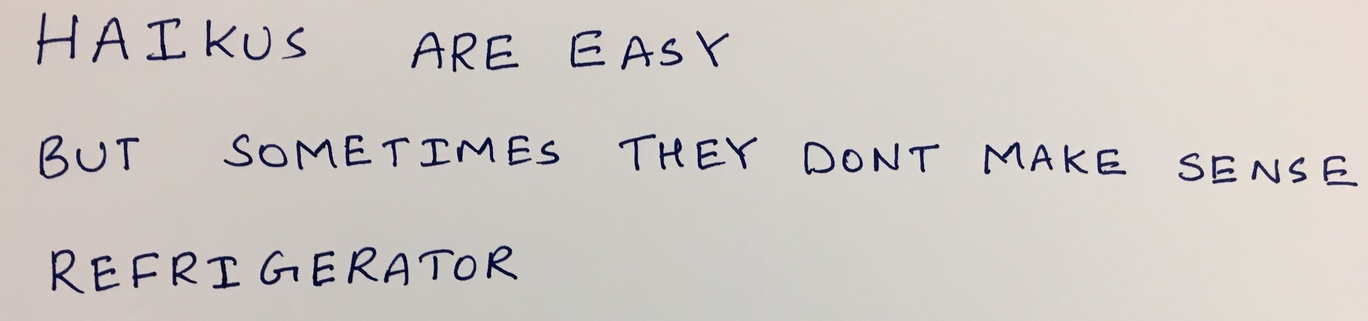
#> input picture hw3/images/03_haiku.jpg, 1368 x 321 px, shrunk from 3753 x 880 before the run
$ jupyter execute --allow-errors q4.ipynb
#> lines starting #> are read from the running program, lines starting #| are printed output that depends on the picture; after the words box and inside, x2 and y2 are one past the last pixel; in counts of white or black regions, pixels touching at a corner belong together
#> further down, image is the input picture: shape (321, 1368, 3); mean R, G, B 206.8, 201.2, 196.8
#                                    16720 (B) Neural Networks for Recognition - Assignment 3

     Instructor: Kris Kitani                       TAs: Qichen(Lead), Paritosh, Rawal, Yan, Zen, Wen-Hsuan

## Q4 Extract Text from Images (35 points)

**Please include all the write up answers below to theory.ipynb. For the questions need code, you need to include the screenshot of code to theory.ipynb to get points.**

<center>Sample image with handwritten characters annotated with boxes around each character</center>

Now that you have a network that can recognize handwritten letters with reasonable accuracy, you can now use it to parse text in an image. Given an image with some text on it, our goal is to have a function that returns the actual text in the image. However, since your neural network expects a a binary image with a single character, you will need to process the input image to extract each character. There are various approaches that can be done so feel free to use any strategy you like.

Here we outline one possible method, another is that given in a [tutorial](http://scikit-image.org/docs/dev/auto_examples/segmentation/plot_label.html)
1. Process the image ([blur](http://scikit-image.org/docs/dev/auto_examples/filters/plot_denoise.html), [threshold](http://scikit-image.org/docs/dev/api/skimage.filters.html#skimage.filters.try_all_threshold), [opening morphology](http://scikit-image.org/docs/dev/api/skimage.morphology.html#skimage.morphology.opening), etc. (perhaps in that order)) to classify all pixels as being part of a character or background.
2. Find connected groups of character pixels (see [skimage.measure.label](http://scikit-image.org/docs/dev/api/skimage.measure.html#skimage.measure.label)). Place a bounding box around each connected component.
3. Group the letters based on which line of the text they are a part of, and sort each group so that the letters are in the order they appear on the page.
4. Take each bounding box one at a time and resize it to $32\times 32$, classify it with your network, and report the characters in order (inserting spaces when it makes sense).

Since the network you trained likely does not have perfect accuracy, you can expect there to be some errors in your final text parsing. Whichever method you choose to implement for the character detection, you should be able to place a box on most of there characters in the image. We have provided you with **01\_list.jpg**, **02\_letters.jpg**, **03\_haiku.jpg** and **04\_deep.jpg** to test your implementation on.

### Q4.1 (3 points WriteUp)
The method outlined above is pretty simplistic, and makes several assumptions. What are two big assumptions that the sample method makes. In your writeup, include two example images where you expect the character detection to fail (either miss valid letters, or respond to non-letters).

<font color="red">**Please include the write up answer to theory.ipynb**</font>

### Q4.2 (13 points Code+WriteUp)
Find letters in the image. Given an RGB image, this function should return bounding boxes for all of the located handwritten characters in the image, as well as a binary black-and-white version of the image \texttt{im}. Each row of the matrix should contain **[y1,x1,y2,x2]** the positions of the top-left and bottom-right corners of the box. The black and white image should be floating point, 0 to 1, with the characters in black and background in white.

<font color="red">**Please include the write up answer and the screenshot of code to theory.ipynb**</font>

[cell 1]
import numpy as np
import functools

import skimage
import skimage.measure
import skimage.color
import skimage.restoration
import skimage.io
import skimage.filters
import skimage.morphology
import skimage.segmentation

import matplotlib.pyplot as plt

def sort_key(item1, item2):
    line_thres = 150
    word_thres = 150

    if abs(item1[0] - item2[0]) < line_thres:
        return item1[1] - item2[1]

    return item1[0] - item2[0]


# takes a color image
# returns a list of bounding boxes and black_and_white image
def findLetters(image):
    bboxes = []
    bw = skimage.color.rgb2gray(image)
    # insert processing in here
    bw = skimage.restoration.denoise_tv_chambolle(bw)
    bw = skimage.morphology.opening(bw)
    bw = skimage.morphology.closing(bw)
    thres = skimage.filters.threshold_isodata(bw)
#> thres = 0.526

    background = bw >= thres
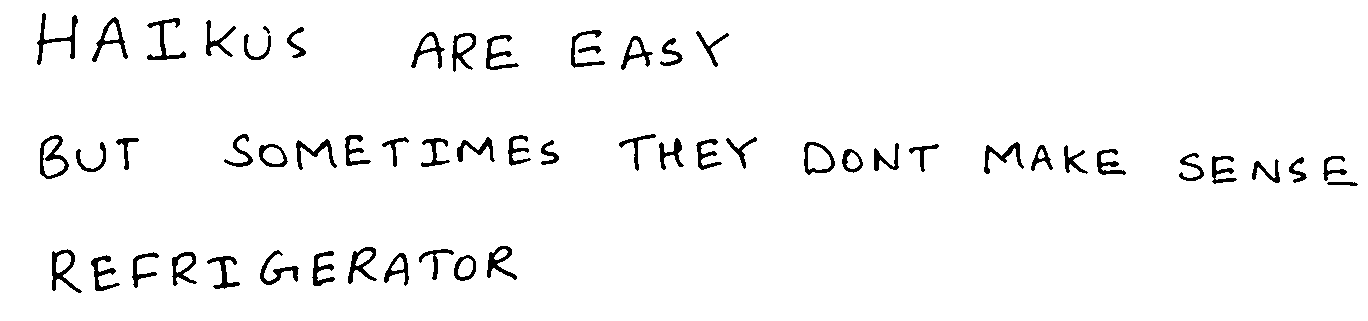
#> background: shape (321, 1368) bool; 96.2% white; 57 black regions, largest, box (x1, y1, x2, y2) and area: (37, 13, 78, 65) 487, (40, 135, 69, 179) 469, (52, 249, 82, 293) 443
    foreground = bw < thres
    bw[foreground] = 0
#> bw: shape (321, 1368) float64; min 0, max 0.875, mean 0.784
    bw[background] = 1
#> bw: shape (321, 1368) float64; values 0 (black) and 1 (white), 96.2% white; 57 black regions

    lab_bw = skimage.measure.label(bw, 1)
#> lab_bw: shape (321, 1368) int64; 58 distinct labels, from 0 to 57
    expanded = skimage.segmentation.expand_labels(lab_bw, distance=10)
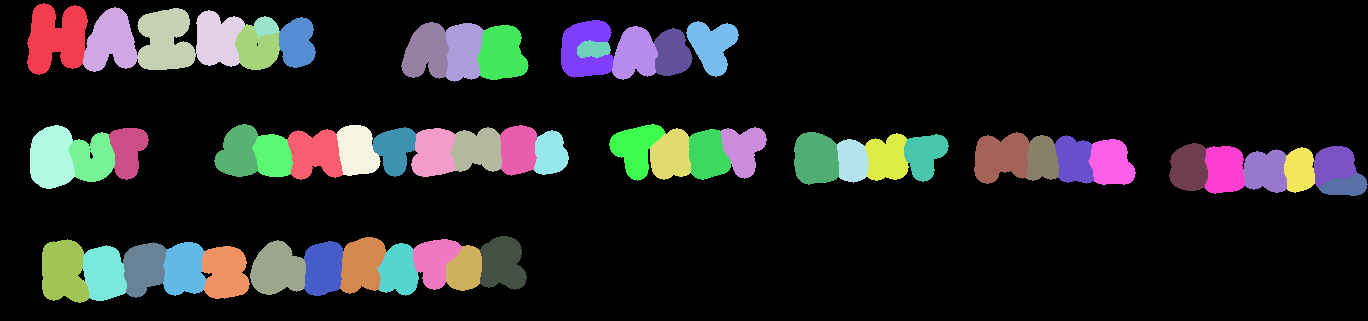
#> expanded: shape (321, 1368) int64; 58 distinct labels, from 0 to 57; one colour per label, 0 black
    regionprops = skimage.measure.regionprops(expanded)
#> regionprops = 57 regions; largest, box (x1, y1, x2, y2) and area: (27, 3, 88, 75) 3173, (137, 8, 196, 70) 2780, (42, 239, 89, 303) 2408, (83, 7, 138, 72) 2399, (30, 125, 75, 189) 2333
    bboxes = [region.bbox for region in regionprops if region.area > (2 * 1024)]
#> bboxes = [(3, 27, 75, 88), (7, 83, 72, 138), (8, 137, 70, 196), (10, 196, 67, 245), (20, 561, 78, 614), (25, 477, 80, 529), (125, 30, 189, 75), (129, 287, 180, 343), (132, 974, 184, 1029), (239, 42, 303, 89), (240, 250, 295, 306)]
    bboxes = sorted(bboxes, key=functools.cmp_to_key(sort_key))
#> bboxes = [(3, 27, 75, 88), (125, 30, 189, 75), (7, 83, 72, 138), (8, 137, 70, 196), (10, 196, 67, 245), (240, 250, 295, 306), (129, 287, 180, 343), (25, 477, 80, 529), (20, 561, 78, 614), (239, 42, 303, 89), (132, 974, 184, 1029)]

    return bboxes, bw

image = skimage.io.imread('images/03_haiku.jpg')
bboxes, bw = findLetters(image)

bw_marked = np.stack((bw, bw, bw), axis=-1)

for i in bboxes:
    rr, cc = skimage.draw.rectangle_perimeter((i[0], i[1]), (i[2], i[3]), shape=bw_marked.shape[:2])
    bw_marked[rr, cc] = [0, 255, 255]
#> this loop made 11 passes
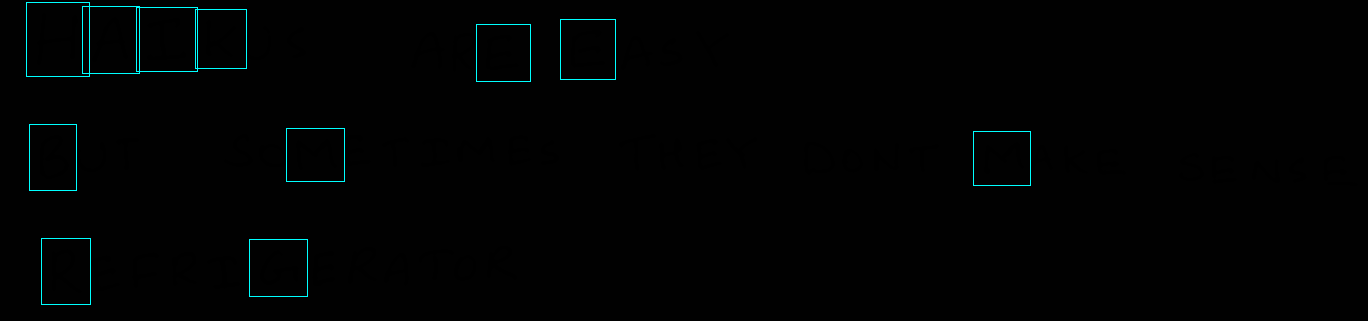
#> bw_marked: shape (321, 1368, 3) float64; mean of channels 0, 1, 2 1, 2.4, 2.4; drawn as R, G, B


plt.imshow(bw_marked, cmap='gray')
plt.show()

### Q4.3 (6 points Code+WriteUp)
Run `findLetters()` on all of the provided sample images in **images/**. Plot all of the located boxes on top of the image to show the accuracy of your `findLetters()` function. Include all the result images in your writeup.

<font color="red">**Please include the write up answer and the screenshot of code to theory.ipynb**</font>

[cell 2]
import os
import matplotlib.pyplot as plt
import matplotlib.patches

from ipynb.fs.defs.q2 import *

# do not include any more libraries here!
# no opencv, no sklearn, etc!
import warnings
warnings.simplefilter(action='ignore', category=FutureWarning)
warnings.simplefilter(action='ignore', category=UserWarning)

def get_patches(img_path, size=32, transpose=True):
#> called with img_path = '01_list.jpg', size = 32, transpose = True
    im1 = skimage.img_as_float(skimage.io.imread(os.path.join('images',img_path)))
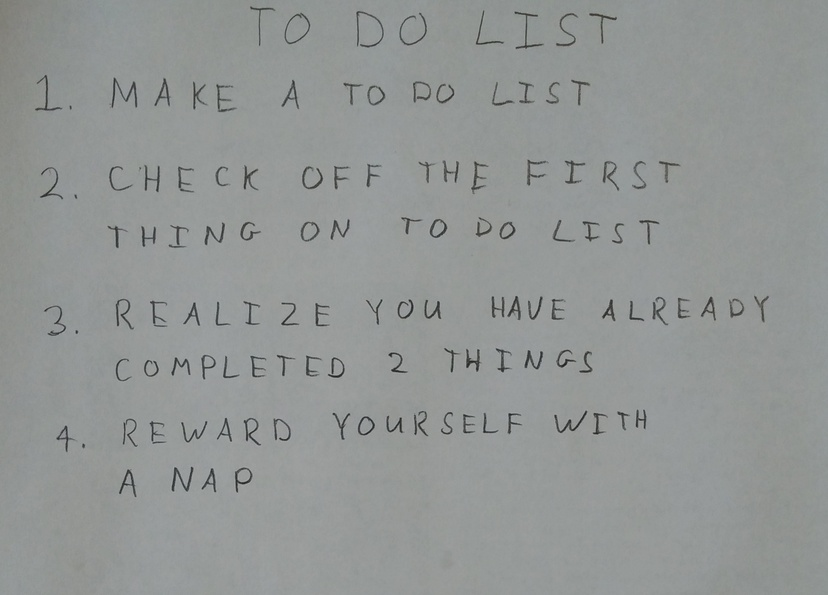
#> input picture hw3/images/01_list.jpg, 828 x 595 px, shrunk from 2270 x 1631 before the run
    bboxes, bw = findLetters(im1)
#> in findLetters (call 2), `thres = skimage.filters.threshold_isodata(bw)`: thres = 0.525
#> in findLetters (call 2), `background = bw >= thres`:
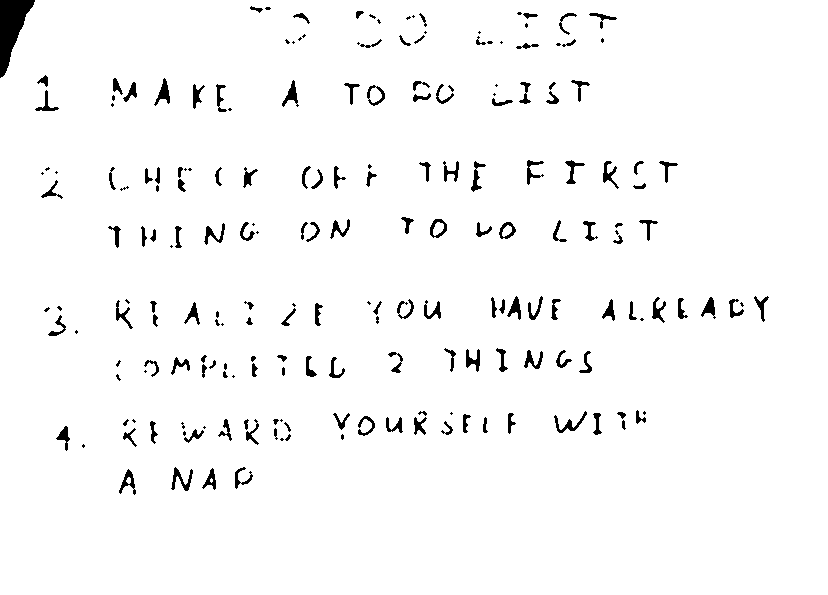
#> background: shape (595, 828) bool; 97.1% white; 207 black regions (63 under 20 px), largest, box (x1, y1, x2, y2) and area: (0, 0, 35, 78) 1392, (171, 467, 193, 491) 194, (554, 411, 587, 433) 190
#> in findLetters (call 2), `bw[foreground] = 0`:
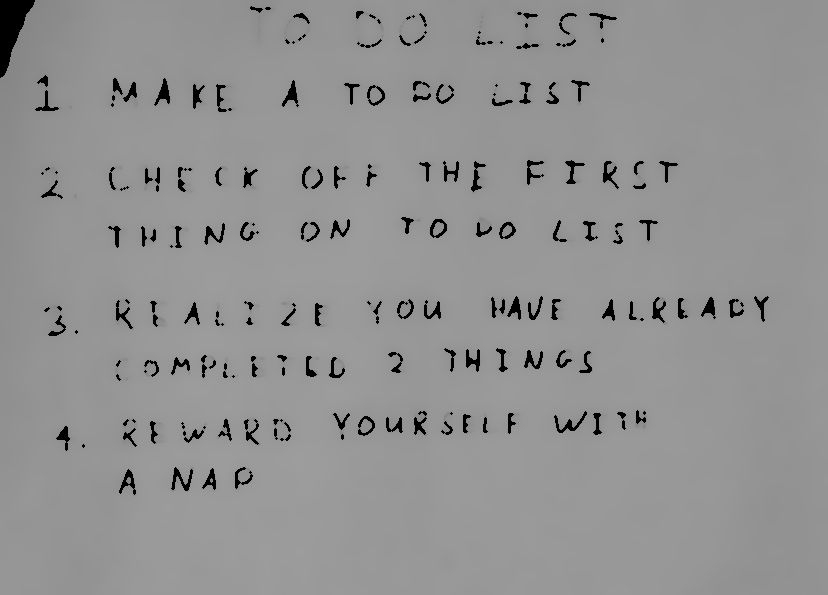
#> bw: shape (595, 828) float64; min 0, max 0.617, mean 0.573
#> in findLetters (call 2), `bw[background] = 1`: bw: shape (595, 828) float64; values 0 (black) and 1 (white), 97.1% white; 207 black regions (63 under 20 px)
#> in findLetters (call 2), `lab_bw = skimage.measure.label(bw, 1)`:
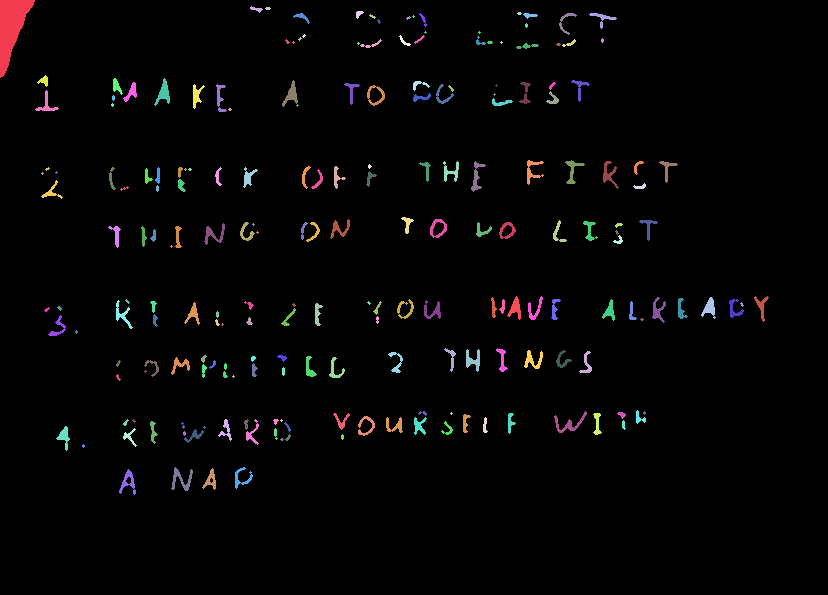
#> lab_bw: shape (595, 828) int64; 208 distinct labels, from 0 to 207; one colour per label, 0 black
#> in findLetters (call 2), `expanded = skimage.segmentation.expand_labels(lab_bw, distance=10)`:
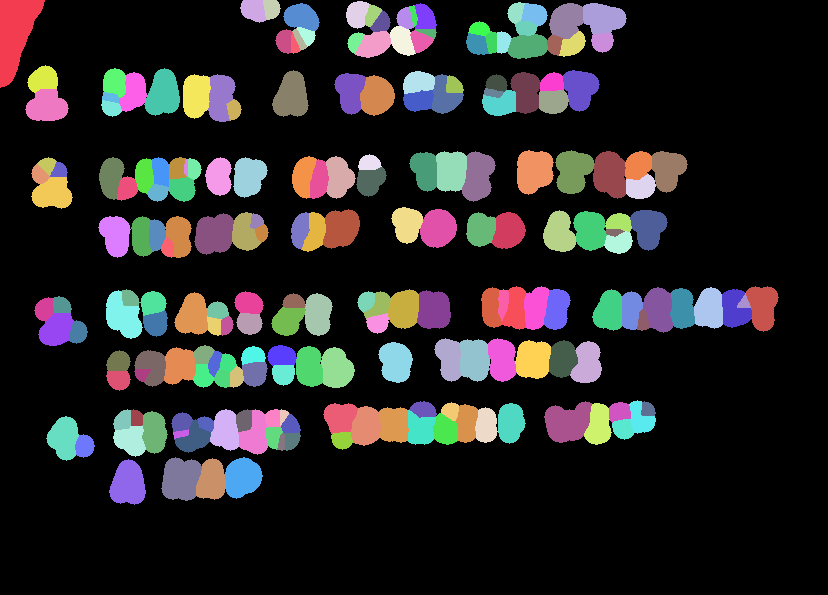
#> expanded: shape (595, 828) int64; 208 distinct labels, from 0 to 207; one colour per label, 0 black
#> in findLetters (call 2), `regionprops = skimage.measure.regionprops(expanded)`: regionprops = 207 regions; largest, box (x1, y1, x2, y2) and area: (0, 0, 45, 88) 2326, (544, 401, 592, 443) 1430, (161, 457, 202, 501) 1381, (517, 150, 554, 195) 1320, (194, 213, 234, 255) 1291
#> in findLetters (call 2), `bboxes = [region.bbox for region in regionprops if region.area > (2 * ..`: bboxes = [(0, 0, 88, 45)]
#> bboxes = [(0, 0, 88, 45)]

    plt.imshow(bw)
    for bbox in bboxes:
        minr, minc, maxr, maxc = bbox
        rect = matplotlib.patches.Rectangle((minc, minr), maxc - minc, maxr - minr,
                                fill=False, edgecolor='red', linewidth=2)
        plt.gca().add_patch(rect)
#> this loop made 1 pass
    plt.show()
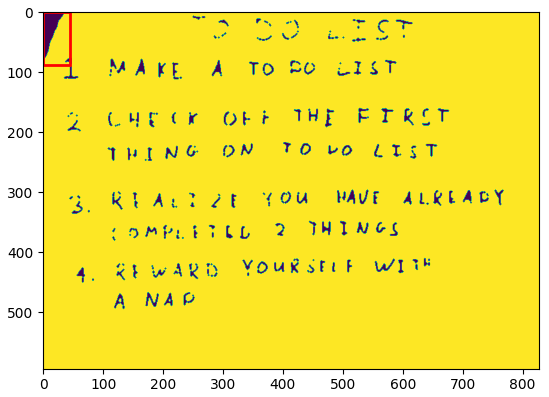
#> figure drawn by matplotlib, 1 panel

    patches = []

    for bbox in bboxes:
        patch = np.pad(bw[bbox[0]: bbox[2], bbox[1]: bbox[3]], 20, mode='edge')
        patch = skimage.transform.resize(patch, (size, size))
        patch = 1 - skimage.morphology.dilation(1. - patch)

        if transpose:
            patch = patch.T

        patches.append(patch.flatten())
#> this loop made 1 pass
#> pass 1, in get_patches, `patch = patch.T`:
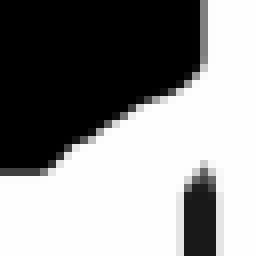
#> patch: shape (32, 32) float64 (shown 8 times larger); min 0, max 1, mean 0.559
#> after the loop, patches = 1 item

    patches = np.vstack(patches)

    return patches, bboxes

for img in os.listdir('images'):
    _ = get_patches(img)
#> pass 2 of the loop `for img in os.listdir('images'):`:
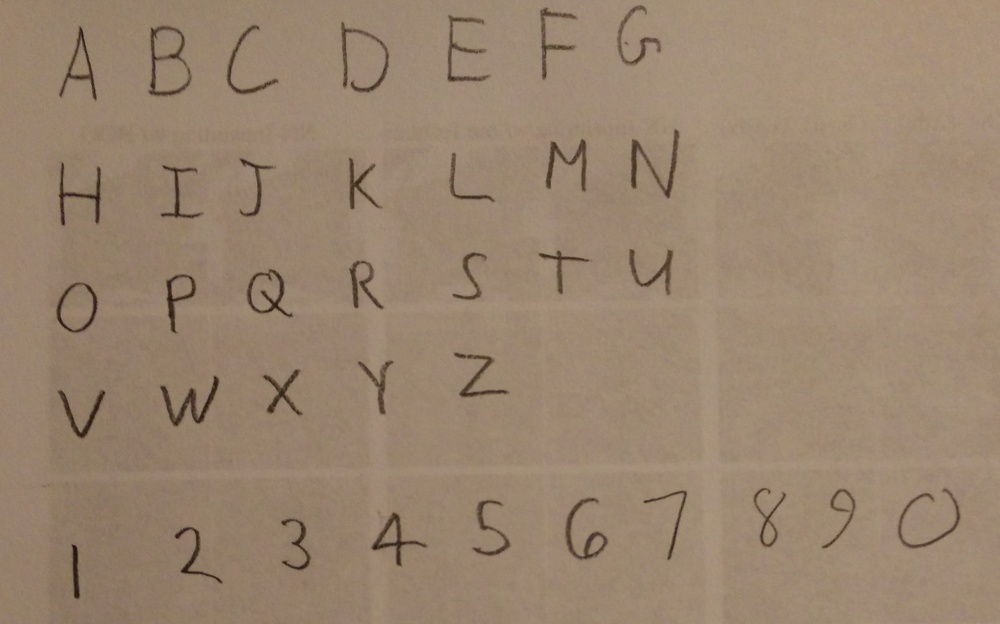
#> input picture hw3/images/02_letters.jpg, 1000 x 624 px, shrunk from 2743 x 1712 before the run
#> im1: shape (624, 1000, 3) float64
#> thres = 0.444
#> background: shape (624, 1000) bool; 96.7% white; 41 black regions (1 under 20 px), largest, box (x1, y1, x2, y2) and area: (160, 376, 219, 426) 978, (149, 26, 191, 96) 881, (631, 130, 679, 198) 829
#> lab_bw: shape (624, 1000) int64; 42 distinct labels, from 0 to 41
#> in findLetters (call 3), `expanded = skimage.segmentation.expand_labels(lab_bw, distance=10)`:
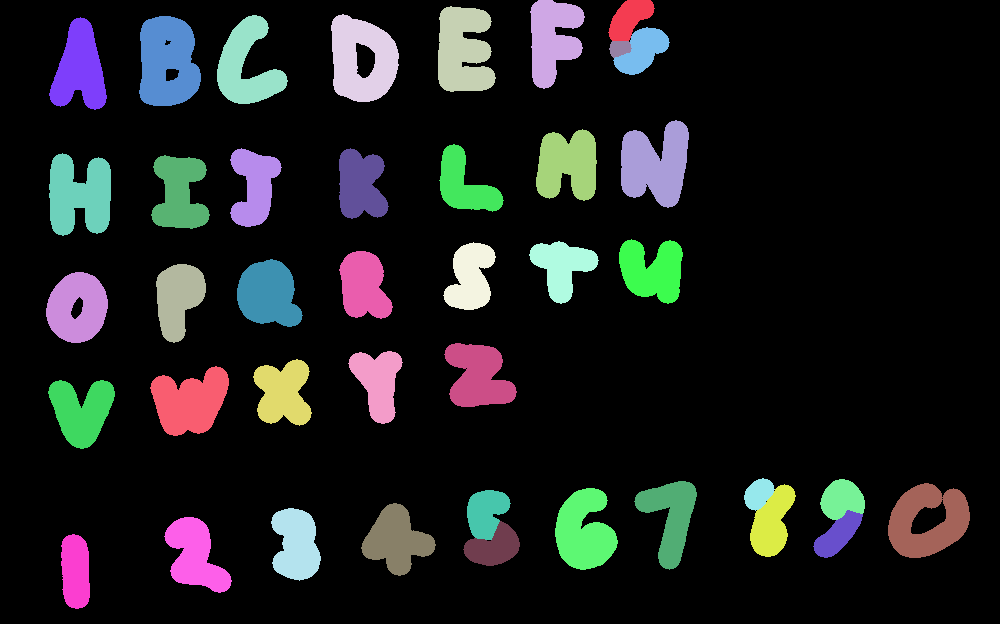
#> expanded: shape (624, 1000) int64; 42 distinct labels, from 0 to 41; one colour per label, 0 black
#> regionprops = 41 regions; largest, box (x1, y1, x2, y2) and area: (139, 16, 201, 106) 4441, (331, 14, 399, 102) 4181, (621, 120, 689, 208) 4170, (888, 483, 970, 558) 3942, (438, 6, 496, 92) 3925
#> in findLetters (call 3), `bboxes = [region.bbox for region in regionprops if region.area > (2 * ..`: bboxes = 31 items, first 6: (0, 530, 89, 585), (6, 438, 92, 496), (14, 331, 102, 399), (15, 217, 104, 288), (16, 139, 106, 201), (17, 49, 110, 107)
#> in findLetters (call 3), `bboxes = sorted(bboxes, key=functools.cmp_to_key(sort_key))`: bboxes = 31 items, first 6: (17, 49, 110, 107), (153, 49, 236, 111), (16, 139, 106, 201), (155, 151, 229, 210), (15, 217, 104, 288), (148, 230, 227, 282)
#> the loop in get_patches (call 2), `for bbox in bboxes:` made 31 passes
#> the loop in get_patches (call 2), `for bbox in bboxes:` made 31 passes
#> pass 1, in get_patches (call 2), `patch = patch.T`:
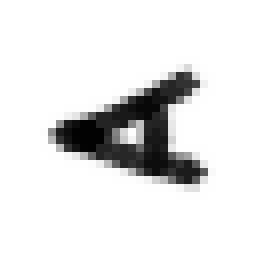
#> patch: shape (32, 32) float64 (shown 8 times larger); min 0.00801, max 1, mean 0.893
#> after the loop in get_patches (call 2), `for bbox in bboxes:`: patches = 31 items
